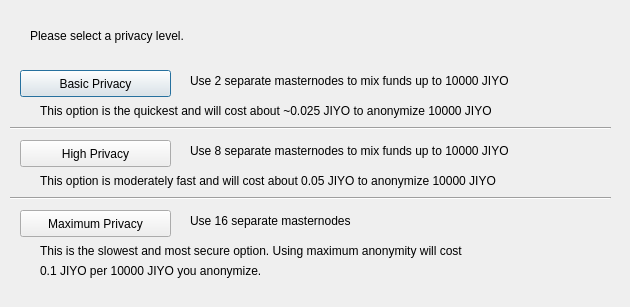
<?xml version="1.0" encoding="UTF-8"?>
<ui version="4.0">
 <class>ObfuscationConfig</class>
 <widget class="QDialog" name="ObfuscationConfig">
  <property name="geometry">
   <rect>
    <x>0</x>
    <y>0</y>
    <width>630</width>
    <height>307</height>
   </rect>
  </property>
  <property name="windowTitle">
   <string>Configure Obfuscation</string>
  </property>
  <widget class="QPushButton" name="buttonBasic">
   <property name="geometry">
    <rect>
     <x>20</x>
     <y>70</y>
     <width>151</width>
     <height>27</height>
    </rect>
   </property>
   <property name="text">
    <string>Basic Privacy</string>
   </property>
  </widget>
  <widget class="QPushButton" name="buttonHigh">
   <property name="geometry">
    <rect>
     <x>20</x>
     <y>140</y>
     <width>151</width>
     <height>27</height>
    </rect>
   </property>
   <property name="text">
    <string>High Privacy</string>
   </property>
  </widget>
  <widget class="QPushButton" name="buttonMax">
   <property name="geometry">
    <rect>
     <x>20</x>
     <y>210</y>
     <width>151</width>
     <height>27</height>
    </rect>
   </property>
   <property name="text">
    <string>Maximum Privacy</string>
   </property>
  </widget>
  <widget class="QLabel" name="label">
   <property name="geometry">
    <rect>
     <x>30</x>
     <y>20</y>
     <width>571</width>
     <height>31</height>
    </rect>
   </property>
   <property name="text">
    <string>Please select a privacy level.</string>
   </property>
  </widget>
  <widget class="QLabel" name="label_2">
   <property name="geometry">
    <rect>
     <x>190</x>
     <y>70</y>
     <width>421</width>
     <height>21</height>
    </rect>
   </property>
   <property name="text">
    <string>Use 2 separate masternodes to mix funds up to 10000 JIYO</string>
   </property>
  </widget>
  <widget class="QLabel" name="label_3">
   <property name="geometry">
    <rect>
     <x>190</x>
     <y>140</y>
     <width>411</width>
     <height>21</height>
    </rect>
   </property>
   <property name="text">
    <string>Use 8 separate masternodes to mix funds up to 10000 JIYO</string>
   </property>
  </widget>
  <widget class="QLabel" name="label_4">
   <property name="geometry">
    <rect>
     <x>190</x>
     <y>210</y>
     <width>421</width>
     <height>21</height>
    </rect>
   </property>
   <property name="text">
    <string>Use 16 separate masternodes</string>
   </property>
  </widget>
  <widget class="QLabel" name="label_6">
   <property name="geometry">
    <rect>
     <x>40</x>
     <y>100</y>
     <width>561</width>
     <height>21</height>
    </rect>
   </property>
   <property name="text">
    <string>This option is the quickest and will cost about ~0.025 JIYO to anonymize 10000 JIYO</string>
   </property>
  </widget>
  <widget class="QLabel" name="label_7">
   <property name="geometry">
    <rect>
     <x>40</x>
     <y>170</y>
     <width>561</width>
     <height>21</height>
    </rect>
   </property>
   <property name="text">
    <string>This option is moderately fast and will cost about 0.05 JIYO to anonymize 10000 JIYO</string>
   </property>
  </widget>
  <widget class="QLabel" name="label_8">
   <property name="geometry">
    <rect>
     <x>40</x>
     <y>240</y>
     <width>561</width>
     <height>21</height>
    </rect>
   </property>
   <property name="text">
    <string>This is the slowest and most secure option. Using maximum anonymity will cost</string>
   </property>
  </widget>
  <widget class="QLabel" name="label_9">
   <property name="geometry">
    <rect>
     <x>40</x>
     <y>260</y>
     <width>561</width>
     <height>21</height>
    </rect>
   </property>
   <property name="text">
    <string>0.1 JIYO per 10000 JIYO you anonymize.</string>
   </property>
  </widget>
  <widget class="Line" name="line">
   <property name="geometry">
    <rect>
     <x>10</x>
     <y>120</y>
     <width>601</width>
     <height>16</height>
    </rect>
   </property>
   <property name="orientation">
    <enum>Qt::Horizontal</enum>
   </property>
  </widget>
  <widget class="Line" name="line_2">
   <property name="geometry">
    <rect>
     <x>10</x>
     <y>190</y>
     <width>601</width>
     <height>16</height>
    </rect>
   </property>
   <property name="orientation">
    <enum>Qt::Horizontal</enum>
   </property>
  </widget>
 </widget>
 <resources/>
 <connections/>
</ui>
